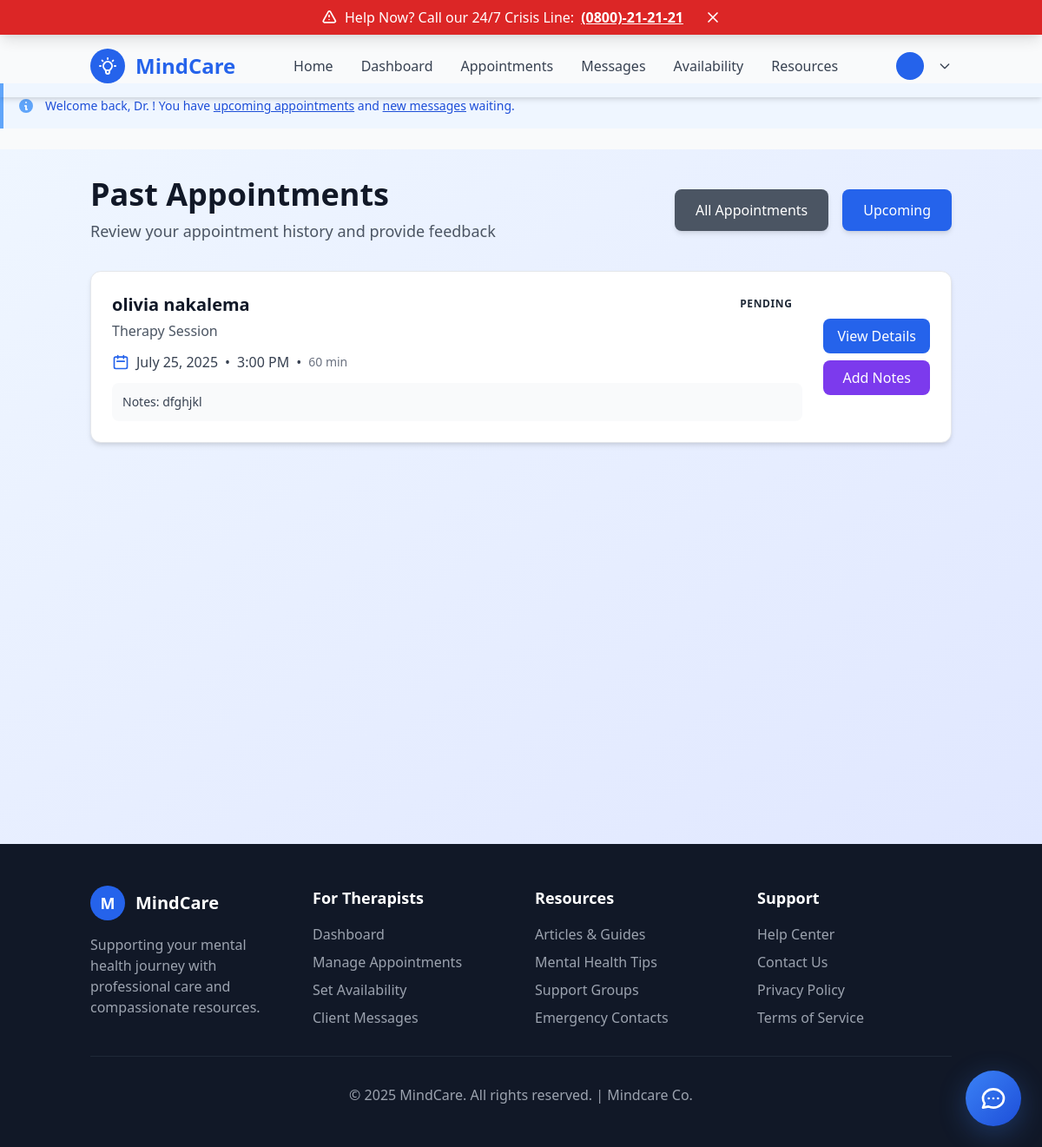
/appointments/past/ (signed in), run on an earlier commit of the app's database.
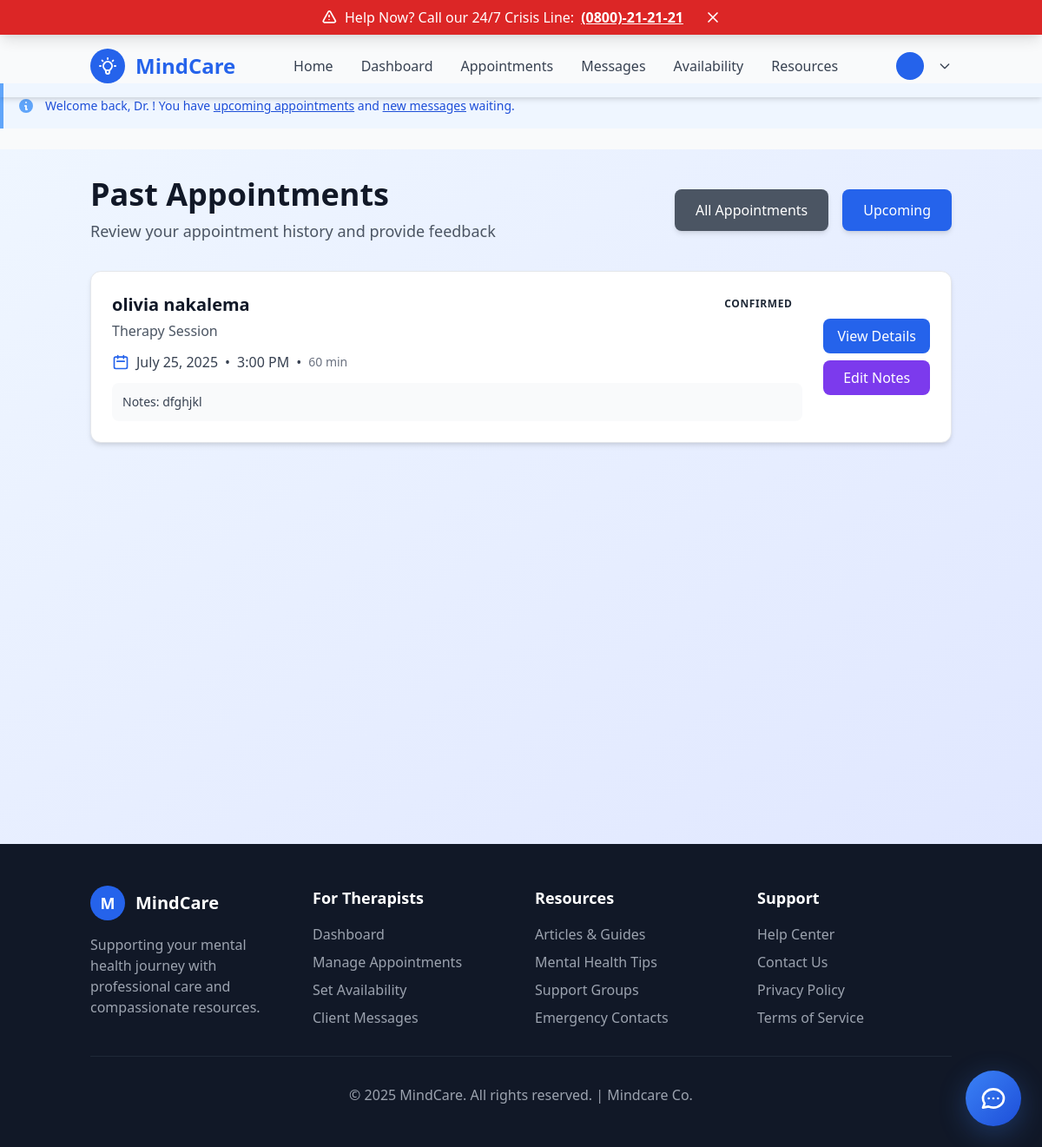
And on a later commit of the database.
### appointments/models.py (models this page shows, shortened)
class Appointment(models.Model):
    STATUS_CHOICES = [
        ('pending', 'Pending'),
        ('confirmed', 'Confirmed'),
        ('cancelled', 'Cancelled'),
        ('completed', 'Completed'),
        ('no_show', 'No Show'),
    ]
    APPOINTMENT_TYPE_CHOICES = [
        ('consultation', 'Initial Consultation'),
        ('therapy', 'Therapy Session'),
        ('follow_up', 'Follow-up Session'),
        ('assessment', 'Assessment Session'),
        ('emergency', 'Emergency Session'),
    ]
    client = models.ForeignKey(
        User,
        on_delete=models.CASCADE,
        related_name='client_appointments',
        limit_choices_to={'role': 'client'}
    )
    therapist = models.ForeignKey(
        'therapists.TherapistProfile',
        on_delete=models.CASCADE,
        related_name='therapist_appointments'
    )
    appointment_date = models.DateTimeField()
    appointment_type = models.CharField(
        max_length=20,
        choices=APPOINTMENT_TYPE_CHOICES,
        default='consultation'
    )
    status = models.CharField(
        max_length=20,
        choices=STATUS_CHOICES,
        default='pending'
    )
    duration_minutes = models.PositiveIntegerField(default=60)
    notes = models.TextField(blank=True, help_text="Client's initial notes or concerns")
    therapist_notes = models.TextField(blank=True, help_text="Therapist's session notes")
    location = models.CharField(max_length=255, blank=True, help_text="Meeting location or platform")
    is_online = models.BooleanField(default=False)
    meeting_link = models.URLField(blank=True, help_text="Video call link for online sessions")
    created_at = models.DateTimeField(auto_now_add=True)
    updated_at = models.DateTimeField(auto_now=True)
    confirmed_at = models.DateTimeField(null=True, blank=True)
    cancelled_at = models.DateTimeField(null=True, blank=True)
    cancellation_reason = models.TextField(blank=True)
    cancelled_by = models.ForeignKey(
        User,
        on_delete=models.SET_NULL,
        null=True,
        blank=True,
        related_name='cancelled_appointments'
    )
    reminder_sent = models.BooleanField(default=False)
    reminder_sent_at = models.DateTimeField(null=True, blank=True)
    class Meta:
        ordering = ['-appointment_date']
        indexes = [
            models.Index(fields=['client', 'appointment_date']),
            models.Index(fields=['therapist', 'appointment_date']),
            models.Index(fields=['status', 'appointment_date']),
        ]

### accounts/models.py (models this page shows, shortened)
class User(AbstractUser):
    ROLE_CHOICES = [
        ('admin', 'Admin'),
        ('therapist', 'Therapist'),
        ('client', 'Client'),
    ]
    GENDER_CHOICES = [
        ('male', 'Male'),
        ('female', 'Female'),
    ]
    AGE_CATEGORY_CHOICES = [
        ('13-19', '13 to 19 years'),
        ('20-35', '20 to 35 years'),
        ('35+', 'Above 35 years'),
    ]
    phone_regex = RegexValidator(
        regex=r'^\d{10}$',
        message="Phone number must be exactly 10 digits."
    )
    groups = models.ManyToManyField(
        'auth.Group',
        verbose_name='groups',
        blank=True,
        help_text='The groups this user belongs to.',
        related_name='custom_user_set',
        related_query_name='custom_user',
    )
    user_permissions = models.ManyToManyField(
        'auth.Permission',
        verbose_name='user permissions',
        blank=True,
        help_text='Specific permissions for this user.',
        related_name='custom_user_set',
        related_query_name='custom_user',
    )
    user_id = models.CharField(max_length=10, unique=True, blank=True)
    role = models.CharField(max_length=20, choices=ROLE_CHOICES, default='client')
    phone = models.CharField(validators=[phone_regex], max_length=10, unique=True)
    gender = models.CharField(max_length=10, choices=GENDER_CHOICES)
    location = models.CharField(max_length=100)
    age_category = models.CharField(max_length=10, choices=AGE_CATEGORY_CHOICES, blank=True, null=True)
    profile_image = models.ImageField(upload_to='profile_images/', blank=True, null=True)
    is_verified = models.BooleanField(default=False)
    created_at = models.DateTimeField(auto_now_add=True)
    updated_at = models.DateTimeField(auto_now=True)

### appointments/views.py (the view)
# urls.py: path('past/', views.past_appointments, name='past_appointments'),
@login_required
def past_appointments(request):
    if request.user.role == 'client':
        appointments = Appointment.objects.filter(
            client=request.user,
            appointment_date__lt=timezone.now()
        ).order_by('-appointment_date')
    elif request.user.role == 'therapist':
        therapist_profile = get_object_or_404(TherapistProfile, user=request.user)
        appointments = Appointment.objects.filter(
            therapist=therapist_profile,
            appointment_date__lt=timezone.now()
        ).order_by('-appointment_date')
    else:
        appointments = Appointment.objects.filter(
            appointment_date__lt=timezone.now()
        ).order_by('-appointment_date')
    paginator = Paginator(appointments, 10)
    page_number = request.GET.get('page')
    page_obj = paginator.get_page(page_number)
    context = {
        'page_obj': page_obj,
        'appointments': page_obj,
    }
    return render(request, 'appointments/past_appointments.html', context)

### templates/appointments/past_appointments.html (shortened to what this page needs)
{% extends 'base.html' %}
{% load static %}
{% block content %}
<div class="min-h-screen bg-gradient-to-br from-blue-50 to-indigo-100 py-8">
    <div class="container mx-auto px-4">
        <div class="mb-8">
            <div class="flex items-center justify-between">
                <div>
                    <h1 class="text-3xl md:text-4xl font-bold text-gray-900 mb-2">Past Appointments</h1>
                    <p class="text-gray-600 text-lg">Review your appointment history and provide feedback</p>
                </div>
                <div class="flex space-x-4">
                    <a href="{% url 'appointments:appointment_list' %}"
                       class="bg-gray-600 text-white px-6 py-3 rounded-lg hover:bg-gray-700 transition duration-300 font-medium shadow-md">
                        All Appointments
                    </a>
                    <a href="{% url 'appointments:upcoming_appointments' %}"
                       class="bg-blue-600 text-white px-6 py-3 rounded-lg hover:bg-blue-700 transition duration-300 font-medium shadow-md">
                        Upcoming
                    </a>
                </div>
            </div>
        </div>
        {% if appointments %}
            <div class="grid gap-6">
                {% for appointment in appointments %}
                <div class="appointment-card bg-white rounded-xl shadow-md p-6 border border-gray-200">
                    <div class="flex flex-col md:flex-row md:items-center md:justify-between">
                        <div class="flex-1 mb-4 md:mb-0">
                            <div class="flex items-start justify-between mb-3">
                                <div>
                                    <h3 class="text-xl font-semibold text-gray-900 mb-1">
                                        {% if user.role == 'client' %}
                                            Dr. {{ appointment.therapist.user.get_full_name }}
                                        {% else %}
                                            {{ appointment.client.get_full_name }}
                                        {% endif %}
                                    </h3>
                                    <p class="text-gray-600">{{ appointment.get_appointment_type_display }}</p>
                                </div>
                                <span class="status-badge status-{{ appointment.status }}">
                                    {{ appointment.get_status_display }}
                                </span>
                            </div>
                            <div class="flex items-center text-gray-700 mb-2">
                                <svg class="w-5 h-5 mr-2 text-blue-600" fill="none" stroke="currentColor" viewBox="0 0 24 24">
                                    <path stroke-linecap="round" stroke-linejoin="round" stroke-width="2" d="M8 7V3m8 4V3m-9 8h10M5 21h14a2 2 0 002-2V7a2 2 0 00-2-2H5a2 2 0 00-2 2v12a2 2 0 002 2z"></path>
                                </svg>
                                <span class="font-medium">{{ appointment.appointment_date|date:"F d, Y" }}</span>
                                <span class="mx-2">•</span>
                                <span>{{ appointment.appointment_date|time:"g:i A" }}</span>
                                <span class="mx-2">•</span>
                                <span class="text-sm text-gray-500">{{ appointment.duration_minutes }} min</span>
                            </div>
                            {% if appointment.notes %}
                                <div class="mt-3 p-3 bg-gray-50 rounded-lg">
                                    <p class="text-sm text-gray-700">
                                        <span class="font-medium">Notes:</span>
                                        {{ appointment.notes|truncatewords:20 }}
                                    </p>
                                </div>
                            {% endif %}
                        </div>
                        <div class="flex flex-col space-y-2 md:ml-6">
                            <a href="{% url 'appointments:appointment_detail' appointment.id %}"
                               class="bg-blue-600 text-white px-4 py-2 rounded-lg hover:bg-blue-700 transition duration-300 text-center font-medium">
                                View Details
                            </a>
                            {% if user.role == 'therapist' %}
                                <a href="{% url 'appointments:therapist_notes' appointment.id %}"
                                   class="bg-purple-600 text-white px-4 py-2 rounded-lg hover:bg-purple-700 transition duration-300 text-center font-medium">
                                    {% if appointment.therapist_notes %}Edit Notes{% else %}Add Notes{% endif %}
                                </a>
                            {% endif %}
                        </div>
                    </div>
                </div>
                {% endfor %}
            </div>
        {% endif %}
    </div>
</div>
{% endblock %}

What changed in the data, as far as the page shows it:
changed Appointment "Therapy Session": status "PENDING" → "CONFIRMED"; therapist_notes "Add Notes" → "Edit Notes"
